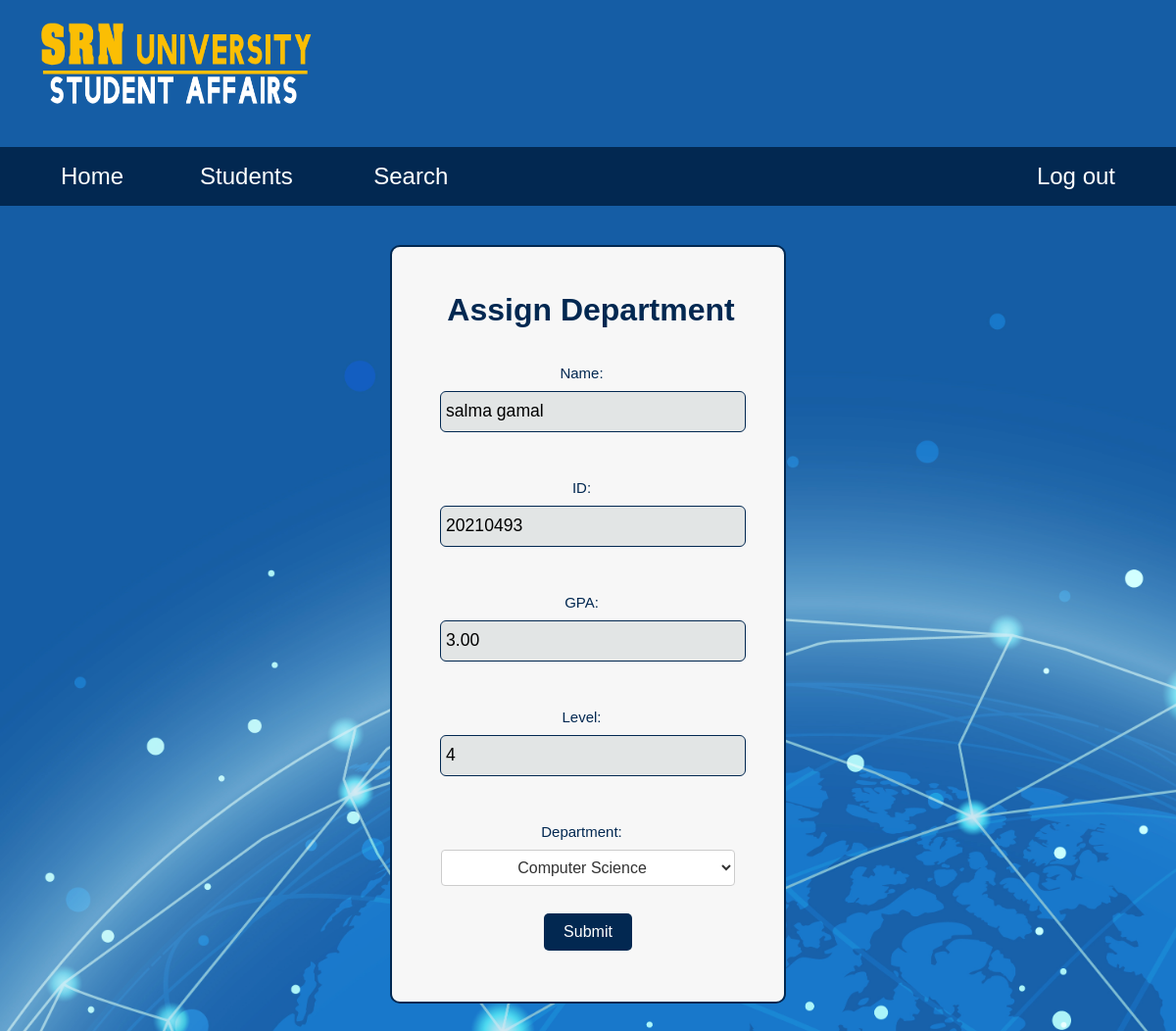
The app's page /our_students/assign_dep/20210493, older data.
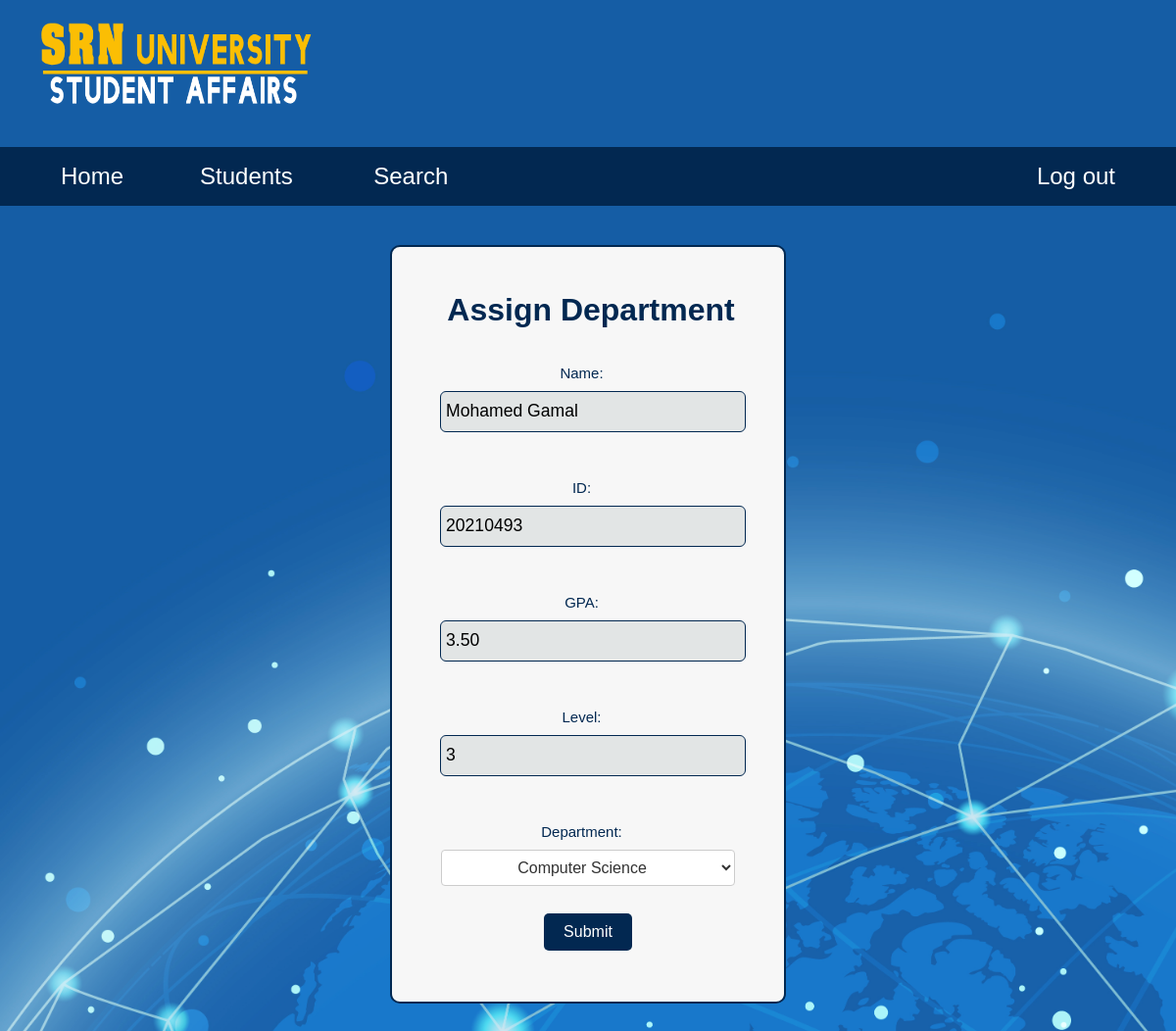
The same page, newer data.
### our_students/models.py (models this page shows)
class students(models.Model):
    fname = models.CharField(max_length=255)
    lname = models.CharField(max_length=255)
    id = models.CharField(max_length=255,primary_key=True)
    status = models.CharField(max_length=255)
    level = models.IntegerField()
    department = models.CharField(max_length=20)
    gpa = models.DecimalField(max_digits=3,decimal_places=2)

### our_students/views.py (the view)
# urls.py: path('assign_dep/<str:id>',views.assign_dep),
def assign_dep(request,id):
    student_info = students.objects.get(id=id)
    content = {
        'id': student_info.id,
        'name': student_info.fname + ' ' + student_info.lname,
        'level':student_info.level,
        'gpa':student_info.gpa,
        'department':student_info.department,
    }
    department_options = ["Computer Science", "Information System", "Information Technology", "Decision Support",
                          "Artificial Intelligence", "Software Engineering", "Bioinformatics", "Data Science", "General"]
    dep_page_info = render(request, 'AssignDepartment.html', context={'content': content, 'department_options': department_options})
    return HttpResponse(dep_page_info)

### our_students/templates/AssignDepartment.html (shortened to what this page needs)
{% load static%}
<!DOCTYPE html>
<html lang="en">
<head>
    <link rel="stylesheet" href="{% static 'styles/AssignDepartment.css' %}">
    <link rel="stylesheet" href="{% static 'styles/navStyle.css' %}">
</head>
<body>
    <header class="headofpage">
        <a style="padding: 10px;" ; href="Home.html"><img src="{% static 'styles/pics/newlogo.png'%}"
                style="width: 300px; height: 90px;padding: 20px;" /> </a>
        <div class="navBar">
            <ul class="navList">
                <li class="home"><a href="Home.html">Home </a></li>
                <div class="dropdown">
                    <li class="dropbtn">Students</li>
                </div>
                <li class="s"><a href="SearchStudent.html">Search</a></li>
                <li class="logout"><a href="Login.html"> Log out</a></li>
            </ul>
        </div>
    </header>
    <div id="Whole">
        <form method="POST" id = "dep_form" >
            <h1>Assign Department</h1>
            <label for="name">Name:</label>
            <input type="text" id="name" name="name" class="fixed-input" placeholder="Name" value="{{content.name}}"
                readonly><br>
            <label for="id">ID:</label>
            <input type="text" id="id" name="studId" placeholder="202XXXXX" class="fixed-input" value="{{content.id}}"
                readonly><br>
            <label for="GPA">GPA:</label>
            <input type="text" id="GPA" name="studGpa" placeholder="GPA" class="fixed-input" value="{{content.gpa}}"
                readonly><br>
            <label for="level">Level:</label>
            <input type="text" id="level" name="studLevel" placeholder="Level" class="fixed-input" value="{{content.level}}"
                readonly><br>
            <label for="department">Department:</label>
            <select id="department" class="select-style">
                {% for option in department_options %}
                    {% if option == department %}
                        <option value="{{ option }}" selected>{{ option }}</option>
                    {% else %}
                        {% if option != 'General' %}
                            <option value="{{ option }}">{{ option }}</option>
                        {% endif %}
                    {% endif %}
                {% endfor %}
            </select>
            <br>
            <button type="submit" onclick="updateDep()">Submit</button>
        </form>
        <br><br>
    </div>
</body>
</html>

Row changes from the older to the newer data that the page shows:
changed students id 20210493: studGpa "3.00" → "3.50"
Text that changed along with them:
form field name: "salma gamal" → "Mohamed Gamal"
form field studLevel: "4" → "3"
